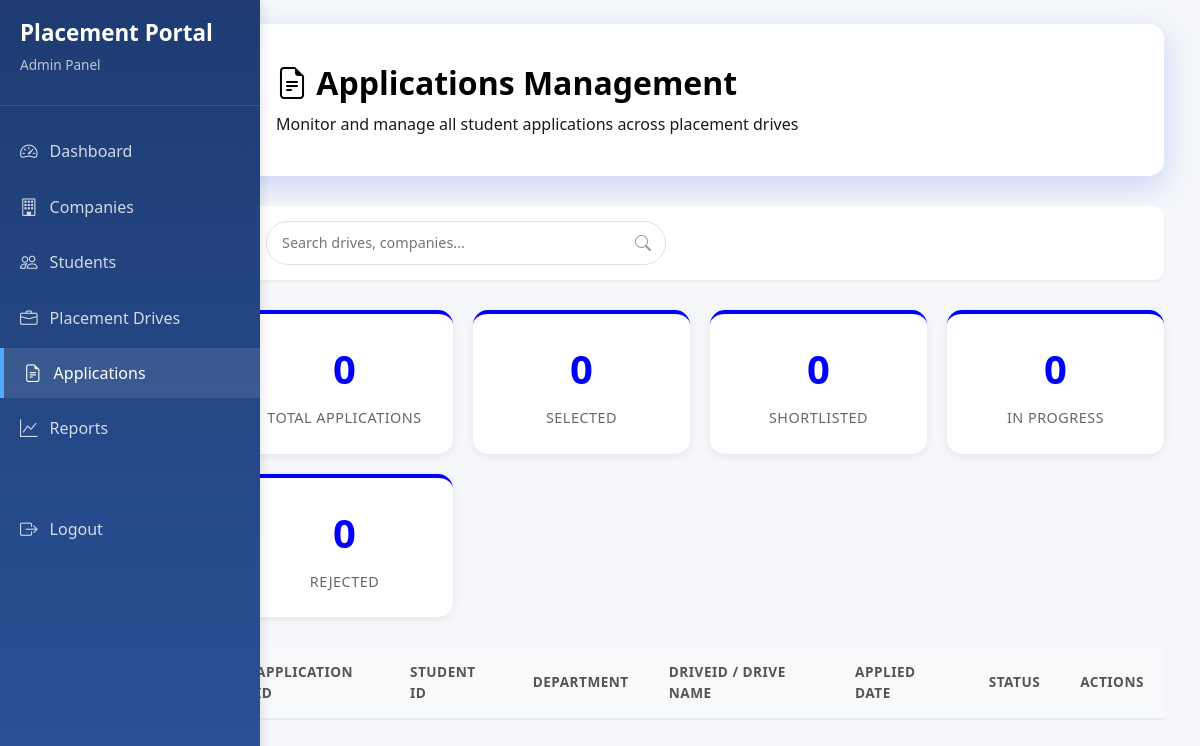
The page /admin/applications on the database as committed earlier.
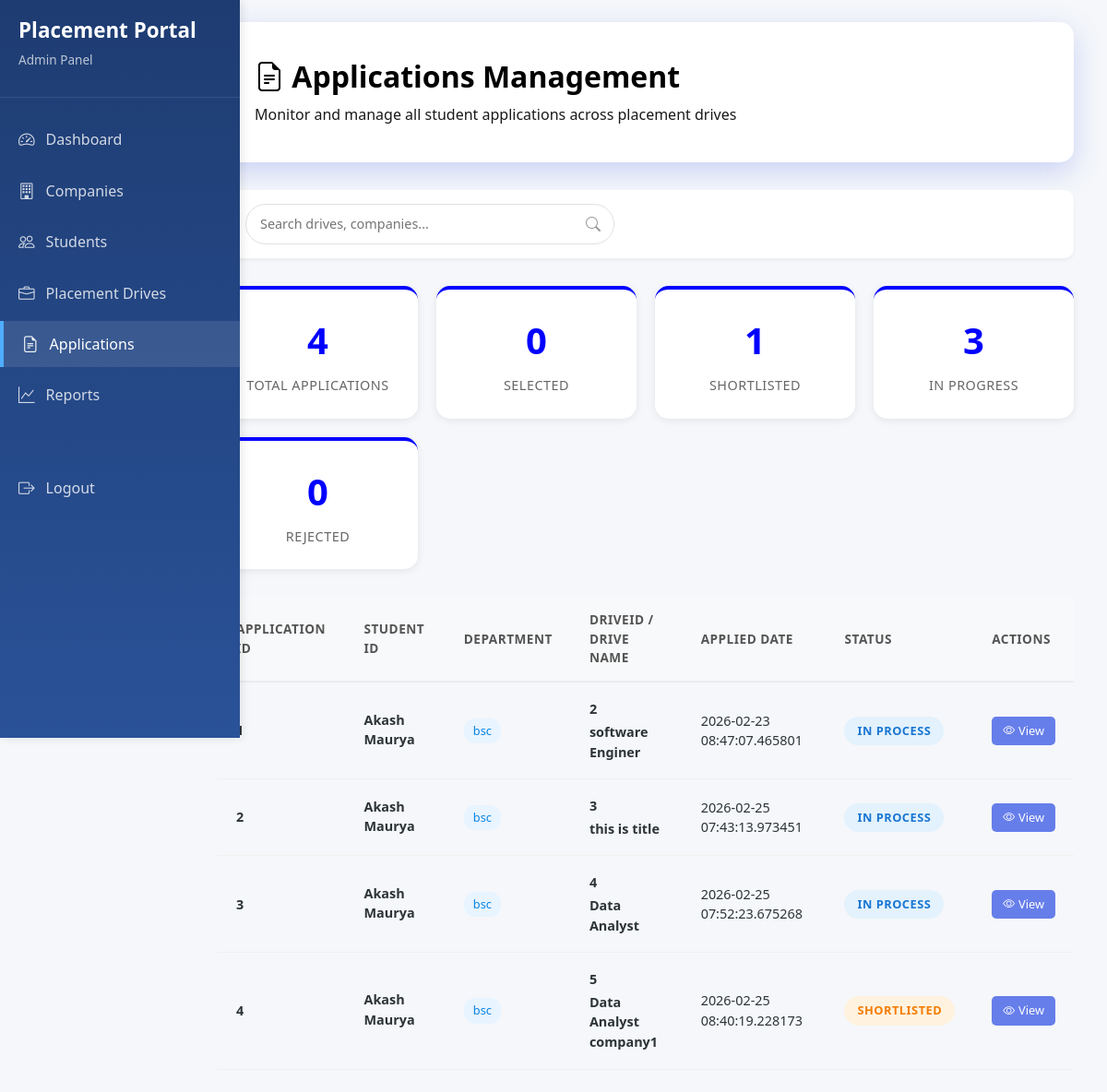
The same page on the database as committed later.
### portal/models.py (models this page shows)
class Application(db.Model,UserMixin):
    __tablename__ = 'applications'
    id = db.Column(db.Integer , primary_key = True)
    student_id = db.Column(db.Integer,db.ForeignKey('students.id'), nullable = False)
    drive_id = db.Column(db.Integer,db.ForeignKey('placement_drives.id') , nullable = False)
    applied_at = db.Column(db.DateTime,default = datetime.utcnow)
    status = db.Column(db.String(30), nullable = False,default = 'PENDING')#PENDING , SHORTLISTED,SELECTED , REJECTED
    drive = db.relationship('Drive', backref='applications')
    student = db.relationship('Student' , backref = 'students')
    __table_args__ = (
    db.UniqueConstraint('student_id', 'drive_id', name='unique_student_drive'),
)

class Student(db.Model,UserMixin):
    __tablename__ = 'students'
    id = db.Column(db.Integer , primary_key = True)
    user_id = db.Column(db.Integer,db.ForeignKey('users.id') , nullable = False)
    name = db.Column(db.String(50),nullable = False)
    branch = db.Column(db.String(30) )
    cgpa = db.Column(db.Float ,nullable = False)
    resume_path = db.Column(db.String(200),nullable= False)
    is_blacklisted = db.Column(db.Boolean , default = False)

class Drive(db.Model,UserMixin):
    __tablename__ = 'placement_drives'
    id = db.Column(db.Integer , primary_key = True)
    company_id = db.Column(db.Integer,db.ForeignKey('companies.id') , nullable = False)
    job_title = db.Column(db.String(100), nullable = False)
    description = db.Column(db.String(200), nullable = False)
    eligibility = db.Column(db.String(100), nullable = False)
    deadline = db.Column(db.DateTime, nullable = False)
    status = db.Column(db.String(20), nullable = False,default ='APPROVED') #APPROVED,PENDING,CLOSED
    company = db.relationship('Company' , backref = 'companies')

### app.py (the view)
@app.route('/admin/applications')
def admin_applications():
    apple = Application.query.all()
    total_application = len(Application.query.all())
    total_pending = len(Application.query.filter_by(status='PENDING').all())
    total_shortlisted = len(Application.query.filter_by(status='SHORTLISTED').all())
    total_rejected = len(Application.query.filter_by(status='REJECTED').all())
    total_selected = len(Application.query.filter_by(status='SELECTED').all())
    return render_template('admin/admin_applications.html',t_a = total_application,
                           t_p = total_pending,t_app = total_selected,
                           t_s = total_shortlisted,
                           t_r = total_rejected,
                           apple = apple)

### templates/admin/admin_applications.html (shortened to what this page needs)
{% extends "admin/admin_base.html" %}
{% block content %}
<div class="page-header">
    <h1><i class="bi bi-file-earmark-text"></i> Applications Management</h1>
    <p>Monitor and manage all student applications across placement drives</p>
</div>
<div class="top-nav">
    <div class="search-bar">
        <input type="text" placeholder="Search drives, companies...">
        <i class="bi bi-search"></i>
    </div>
</div>
<div class="stats-row">
    <div class="stat-card hov">
        <div class="stat-number">{{t_a}}</div>
        <div class="stat-label">Total Applications</div>
    </div>
    <div class="stat-card hov applied">
        <div class="stat-number">{{t_app}}</div>
        <div class="stat-label">Selected</div>
    </div>
    <div class="stat-card hov shortlisted">
        <div class="stat-number">{{t_s}}</div>
        <div class="stat-label">Shortlisted</div>
    </div>
    <div class="stat-card hovr selected">
        <div class="stat-number">{{t_p}}</div>
        <div class="stat-label">In Progress</div>
    </div>
    <div class="stat-card hovr rejected">
        <div class="stat-number">{{t_r}}</div>
        <div class="stat-label">Rejected</div>
    </div>
</div>
<div id="tableView">
    <table class="applications-table">
        <thead>
            <tr>
                <th>Application ID</th>
                <th>Student ID</th>
                <th>Department</th>
                <th>DriveID / Drive Name</th>
                <th>Applied Date</th>
                <th>Status</th>
                <th>Actions</th>
            </tr>
        </thead>
        <tbody>
            {% for a in apple %}
            <tr>
                <td><strong>{{a.id}}</strong></td>
                <td>
                    <div class="student-info-cell">
                        <div class="student-details">
                            <div class="student-name">{{a.student.name}}</div>
                        </div>
                    </div>
                </td>
                <td>
                    <span class="dept-badge">{{a.student.branch}}</span>
                </td>
                <td>
                    <div class="drive-info">
                        <div class="drive-title-sm">{{a.drive_id}}</div>
                        <div class="drive-title-sm">{{a.drive.job_title}}</div>
                    </div>
                </td>
                <td>{{a.applied_at}}</td>
                <td>
                    {% if a.status == 'SHORTLISTED' %}
                    <span class="status-badge status-shortlisted">Shortlisted</span>
                    {% elif a.status == 'SELECTED' %}
                    <span class="status-badge status-selected">Selected</span>
                    {% elif a.status == 'REJECTED' %}
                    <span class="status-badge status-rejected">Rejected</span>
                    {% else %}
                    <span class="status-badge status-applied">In Process</span>
                    {% endif %}
                </td>
                <td>
                    <div class="table-actions">
                        <a href="{{url_for('student_detail' , apple_id = a.student_id)}}">
                            <button class="btn-sm btn-view">
                                <i class="bi bi-eye"></i> View
                            </button>
                        </a>
                    </div>
                </td>
            </tr>
            {% endfor %}
        </tbody>
    </table>
</div>
{% endblock %}

Rows that differ between the two databases and show on the page:
added Application: id "1", student.name "Akash Maurya", student.branch "bsc", drive_id "2", drive.job_title "software Enginer", applied_at "2026-02-23 08:47:07.465801", status "IN PROCESS"
added Application: id "2", student.name "Akash Maurya", student.branch "bsc", drive_id "3", drive.job_title "this is title", applied_at "2026-02-25 07:43:13.973451", status "IN PROCESS"
added Application: id "3", student.name "Akash Maurya", student.branch "bsc", drive_id "4", drive.job_title "Data Analyst", applied_at "2026-02-25 07:52:23.675268", status "IN PROCESS"
added Application: id "4", student.name "Akash Maurya", student.branch "bsc", drive_id "5", drive.job_title "Data Analyst company1", applied_at "2026-02-25 08:40:19.228173", status "SHORTLISTED"
Other text that changed with them:
{{ t_a }}: "0" → "4"
{{ t_s }}: "0" → "1"
{{ t_p }}: "0" → "3"
